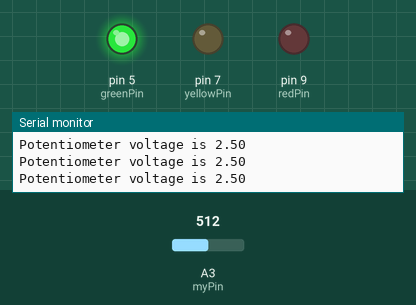
This sketch was run on a simulated Arduino Uno, built with avr-gcc and run on an emulated ATmega328P. On the bench: output pins drawn as LEDs (lit = HIGH), the last lines printed to the serial monitor. The inputs (shaded band) are chosen by the test bench; at power-on: A3 (myPin) = 512.

Above: at 1.2 s.
1.3 s: A3 (myPin) set to 597
2.8 s: A3 (myPin) set to 625
At 4.2 s:
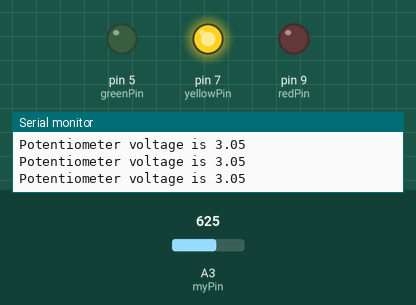
4.5 s: A3 (myPin) set to 804
6.0 s: A3 (myPin) set to 836
At 6.7 s:
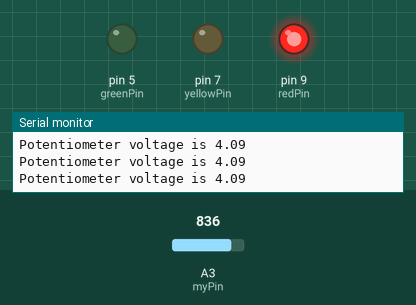
7.5 s: A3 (myPin) set to 716
At 8.0 s:
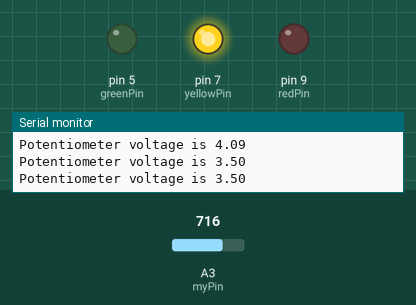
9.0 s: A3 (myPin) set to 900
At 9.4 s:
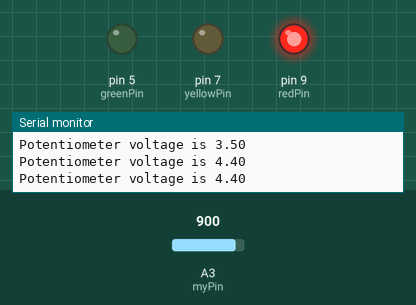
Timing chart, 0 to 11.5 s (numbered marks = the images above; inputs shaded):
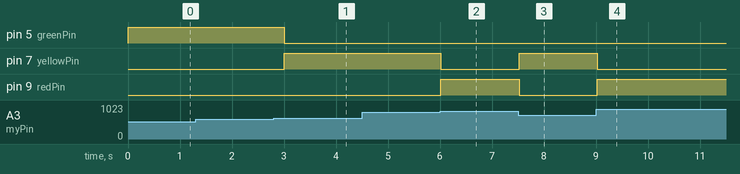

The sketch:

HW_6_Pot_Controlled_LED_s.ino
```cpp
int myPin=A3;
int readVal;
float V2;
int dt=250;
int redPin=9;
int yellowPin=7;
int greenPin=5;
String mess1="Potentiometer voltage is ";
void setup() {
  // put your setup code here, to run once:
Serial.begin(9600);
pinMode(myPin,INPUT);
pinMode(redPin,OUTPUT);
pinMode(yellowPin,OUTPUT);
pinMode(greenPin,OUTPUT);
}

void loop() {
  // put your main code here, to run repeatedly:
readVal=analogRead(myPin);
V2=(5./1023.)*readVal;
Serial.print(mess1);
Serial.println(V2);
if (V2>4) {
  digitalWrite(greenPin,LOW);
  digitalWrite(yellowPin,LOW);
  digitalWrite(redPin,HIGH);
}
if(V2<4 && V2>3) {
  digitalWrite(greenPin,LOW);
  digitalWrite(yellowPin,HIGH);
  digitalWrite(redPin,LOW);
}
if (V2<3) {
  digitalWrite(greenPin,HIGH);
  digitalWrite(yellowPin,LOW);
  digitalWrite(redPin,LOW);
}
delay(dt);
}
```

Measured:
- the behaviour switches between 613 and 614 on A3 (myPin) (found by bisection; images 0 and 1)
- the behaviour switches between 818 and 819 on A3 (myPin) (found by bisection; images 1 and 2)
- after the input at 2.8 s, pin 5 (greenPin): HIGH → LOW after 0.21 s; pin 7 (yellowPin): LOW → HIGH after 0.21 s
- after the input at 6.0 s, pin 7 (yellowPin): HIGH → LOW at once; pin 9 (redPin): LOW → HIGH at once
- after the input at 7.5 s, pin 7 (yellowPin): LOW → HIGH at once; pin 9 (redPin): HIGH → LOW at once
- after the input at 9.0 s, pin 7 (yellowPin): HIGH → LOW at once; pin 9 (redPin): LOW → HIGH at once
